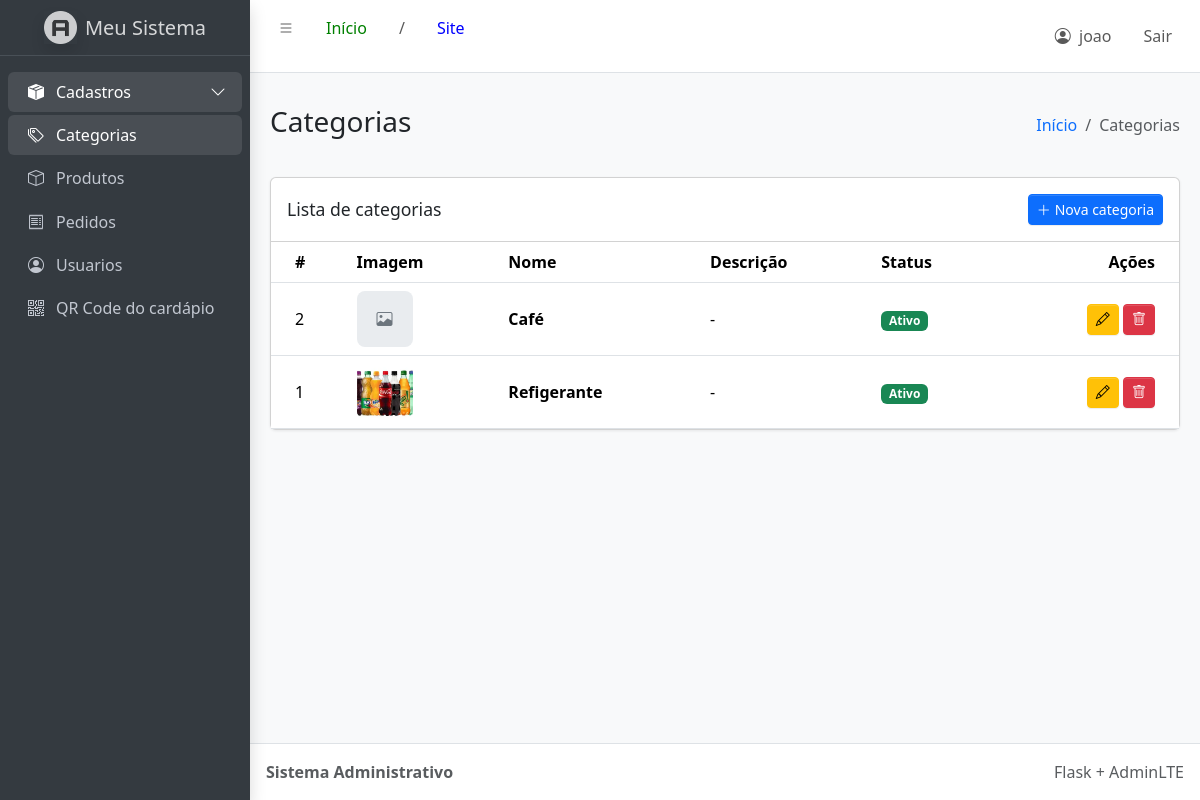
Page /listar_categorias (signed in) on the committed database.
### tables this page shows
CREATE TABLE categoria(
   id integer primary key autoincrement,
   nome varchar(50) not null,
   descricao text, 
   ativo boolean,
   imagem blob,
   img varchar(100)
);

### app.py (the view)
@app.route('/listar_categorias')
def listarCategoria():
    with conexao() as conn:
        categorias = conn.execute('SELECT * FROM categoria ORDER BY id DESC').fetchall()
    return render_template('admin/listar_categoria.html', categorias=categorias)

### app.py (called while the page is built, shortened)
def conexao():
    return abrir_banco(app.config['DATABASE'])

@app.before_request
def exigir_login():
    endpoints_publicos = {
        'static',
        'inicio_publico',
        'loginUsuario',
        'catalogo',
        'viewer_categoria',
        'viewer_produto',
        'orders.criar_pedido',
        'orders.acompanhar_pedido',
        'orders.consultar_status_cliente',
    }
    if request.endpoint not in endpoints_publicos and 'usuario_id' not in session:
        flash('Faça login para acessar essa página.', 'warning')
        return redirect(url_for('loginUsuario'))

### database.py (called while the page is built)
@contextmanager
def abrir_banco(caminho_banco, habilitar_chaves_estrangeiras=False):
    conexao = conectar(caminho_banco, habilitar_chaves_estrangeiras)
    try:
        with conexao:
            yield conexao
    finally:
        conexao.close()

def conectar(caminho_banco, habilitar_chaves_estrangeiras=False):
    conexao = sqlite3.connect(caminho_banco, timeout=10)
    conexao.row_factory = sqlite3.Row
    if habilitar_chaves_estrangeiras:
        conexao.execute('PRAGMA foreign_keys = ON')
    return conexao

### templates/admin/listar_categoria.html (shortened to what this page needs)
{% extends 'admin/base.html' %}
{% block page_title %}Categorias{% endblock %}
{% block breadcrumb %}Categorias{% endblock %}
{% block content %}
<div class="card">
  <div class="card-header d-flex align-items-center">
    <h3 class="card-title mb-0">Lista de categorias</h3>
    <a href="{{ url_for('cadastrarCategoria') }}" class="btn btn-primary btn-sm ms-auto">
      <i class="bi bi-plus-lg me-1"></i>Nova categoria
    </a>
  </div>
  <div class="card-body p-0">
    <div class="table-responsive">
      <table class="table table-hover align-middle mb-0">
        <thead>
          <tr><th>#</th><th>Imagem</th><th>Nome</th><th>Descrição</th><th>Status</th><th class="text-end">Ações</th></tr>
        </thead>
        <tbody>
        {% for i in categorias %}
          <tr>
            <td>{{ i.id }}</td>
            <td>
              {% if i.img %}
                <img src="{{ url_for('static', filename=i.img) }}" class="table-thumb" alt="{{ i.nome }}">
              {% else %}
                <span class="placeholder-image"><i class="bi bi-image text-secondary"></i></span>
              {% endif %}
            </td>
            <td class="fw-semibold">{{ i.nome }}</td>
            <td>{{ i.descricao or '-' }}</td>
            <td>
              {% if i.ativo|string == 'True' %}<span class="badge text-bg-success">Ativo</span>
              {% else %}<span class="badge text-bg-secondary">Inativo</span>{% endif %}
            </td>
            <td class="text-end text-nowrap">
              <a href="{{ url_for('editarCategoria', id=i.id) }}" class="btn btn-sm btn-warning"><i class="bi bi-pencil"></i></a>
              <a href="{{ url_for('excluirCategoria', id=i.id) }}" class="btn btn-sm btn-danger"><i class="bi bi-trash"></i></a>
            </td>
          </tr>
        {% else %}
          <tr><td colspan="6" class="text-center text-secondary py-4">Nenhuma categoria cadastrada.</td></tr>
        {% endfor %}
        </tbody>
      </table>
    </div>
  </div>
</div>
{% endblock %}

### templates/admin/base.html (style rules this page uses)
.table-thumb { width: 56px; height: 56px; object-fit: cover; border-radius: .5rem; }
.placeholder-image { width: 56px; height: 56px; border-radius: .5rem; display: inline-flex; align-items: center; justify-content: center; background: var(--bs-secondary-bg); }
.app-content .card { box-shadow: 0 1px 3px rgba(0,0,0,.08); }

### rows in the picture
categoria: id "2", nome "Café", descricao "-", ativo "Ativo"
categoria: id "1", img (picture), nome "Refigerante", descricao "-", ativo "Ativo"

### other values in the picture
{{ session.get('usuario_nome', 'Usuário') }} "joao"
